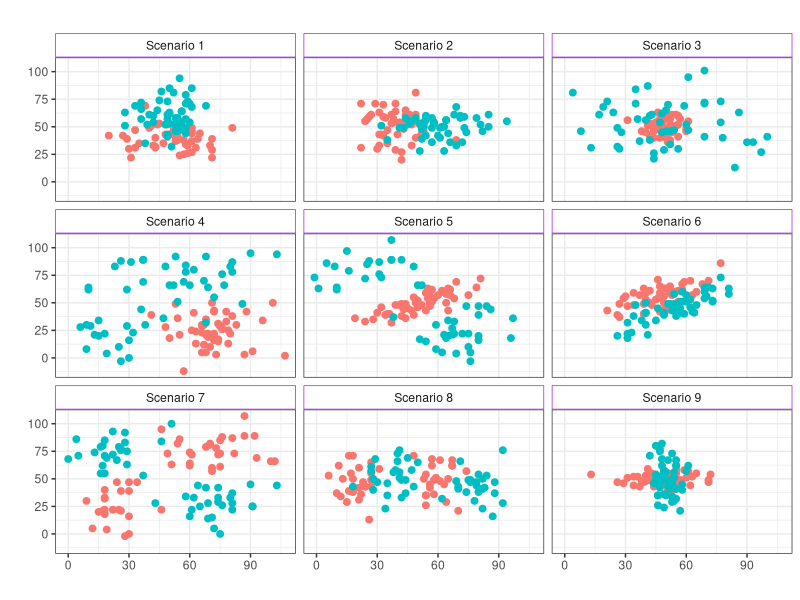
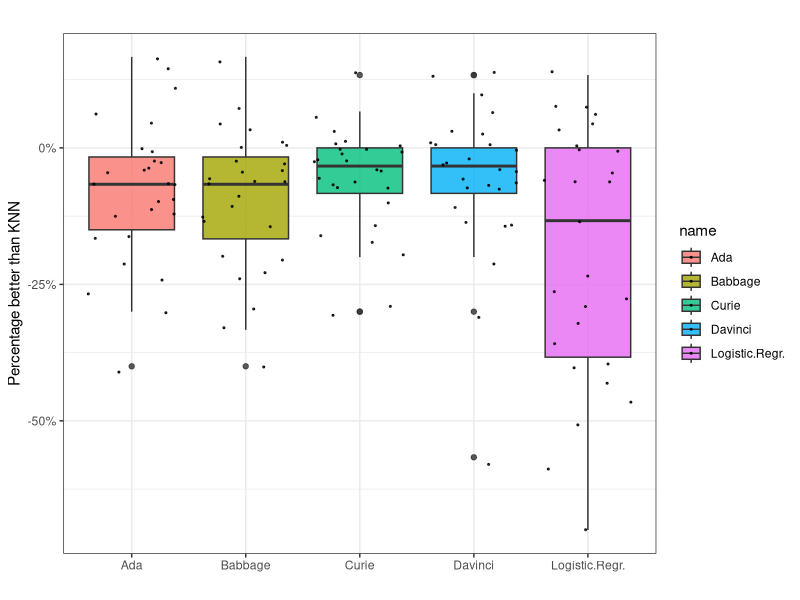
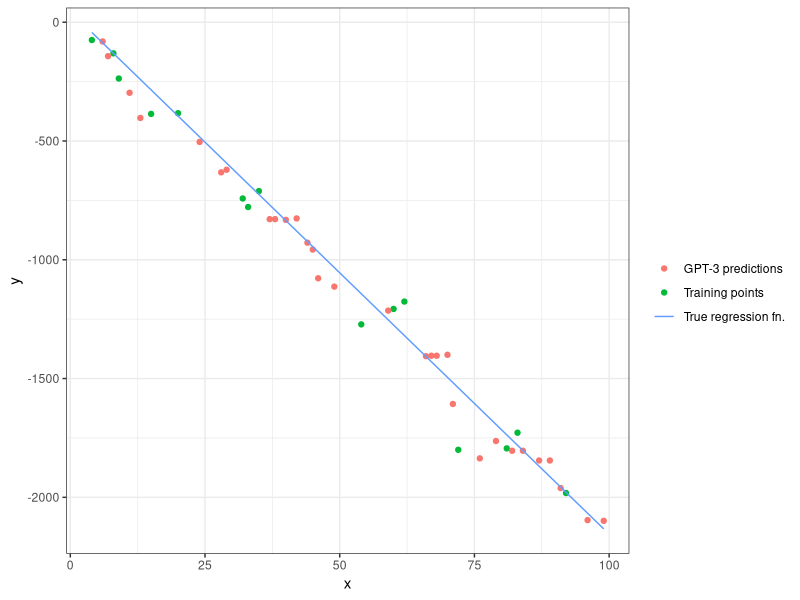
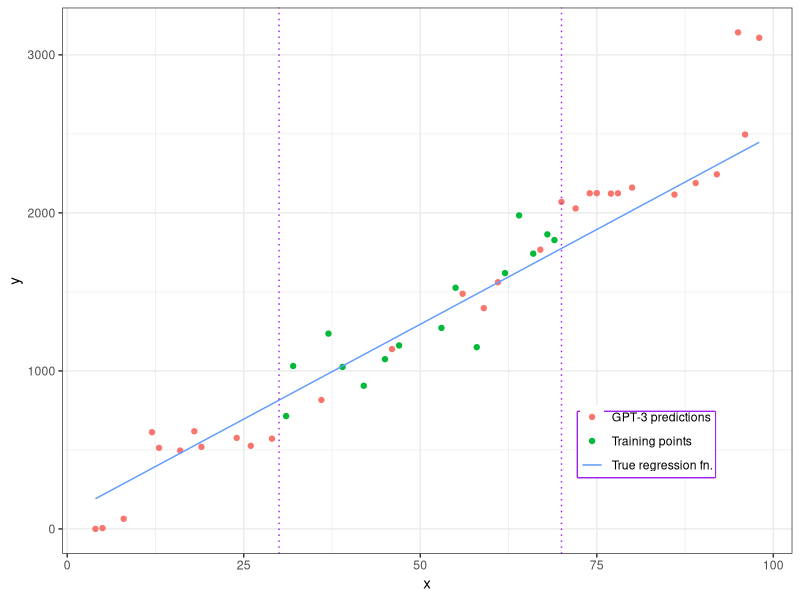
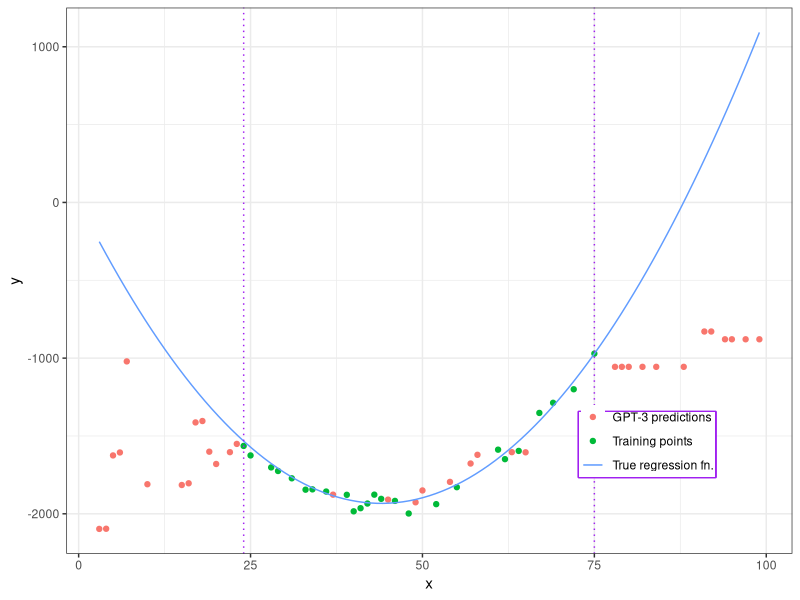
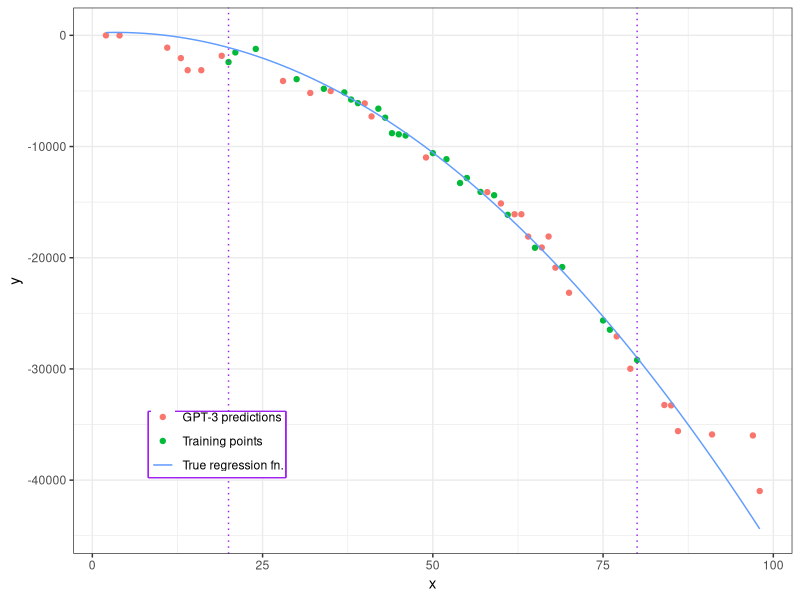

Write R code to recreate these figures, in order.
library("tidyverse")
library("lubridate")
library("tidytext")
library("scales")
library("ggridges")
library("ggrepel")
library("ggthemes")
theme_set(theme_bw())

dat <- read.csv("distribution_samples.csv",
                header= TRUE,
                stringsAsFactors = FALSE,
                sep = ",")

dat$clas <- as.character(dat$clas)
ggplot(dat, aes(x=x, y=y, color=clas)) +
  geom_point(size=2) +
  facet_wrap(~ type, ncol=3) +
  scale_color_discrete(name="Class") +
  labs(title="", x="", y="") +
    theme(legend.position = "none",
          strip.background = element_rect(colour="purple",
                                          fill="white"))

dat2 <- read.csv('differences.csv',
                 header=TRUE,
                 sep=",")
dat2 %>% pivot_longer(-X) %>%
  ggplot(aes(x=name,y=value,fill=name))+
  labs(title="", x="", y="Percentage better than KNN") +
  geom_boxplot(alpha=0.8)+ 
  geom_jitter(color="black", size=0.4, alpha=0.8)+
scale_y_continuous(labels = scales::percent)

reg1 <- read.csv('linear_model_1_input_15.csv',
                 header=TRUE,
                 sep=",")

ggplot(reg1, aes(x=x, y=y, color=from)) +
  geom_point(size=1.5) +
  geom_function(aes(colour="True regression fn."),
                fun = ~ -22*.x + 45) +
  scale_color_hue(name = "",
                  labels = c("GPT-3 predictions",
                             "Training points",
                             "True regression fn."))

reg2 <- read.csv('linear_model_2_input_15.csv',
                 header=TRUE,
                 sep=",")

ggplot(reg2, aes(x=x, y=y, color=from)) +
  geom_point(size=1.5) +
  geom_function(aes(colour="True regression fn."),
                fun = ~ 24*.x + 95) +
  scale_color_hue(labels = c("GPT-3 predictions",
                             "Training points",
                             "True regression fn.")) +
  geom_vline(xintercept=30, linetype='dotted', col = 'purple', label="Training bound") +
  geom_vline(xintercept=70, linetype='dotted', col = 'purple') +
  theme(legend.position=c(0.8, 0.2),
        legend.title=element_blank(),
        legend.box.background = element_rect(colour = "purple", size=1),
        legend.margin=margin(t=-0.18,l=0.05,b=0.0,r=0.05, unit='cm'))


reg3 <- read.csv('quadratic_model_2_input_25_smaller_variance.csv',
                 header=TRUE,
                 sep=",")

ggplot(reg3, aes(x=x, y=y, color=from)) +
  geom_point(size=1.5) +
  geom_function(aes(colour="True regression fn."),
                fun = ~ (.x**2) - 88*.x + 3) +
  scale_color_hue(labels = c("GPT-3 predictions",
                             "Training points",
                             "True regression fn.")) +
  geom_vline(xintercept=24, linetype='dotted', col = 'purple', label="Training bound") +
  geom_vline(xintercept=75, linetype='dotted', col = 'purple') +
  theme(legend.position=c(0.8, 0.2),
        legend.title=element_blank(),
        legend.box.background = element_rect(colour = "purple", size=1),
        legend.margin=margin(t=-0.18,l=0.05,b=0.0,r=0.05, unit='cm'))

reg4 <- read.csv('quadratic_model_1_input_25.csv',
                 header=TRUE,
                 sep=",")


ggplot(reg4, aes(x=x, y=y, color=from)) +
  geom_point(size=1.5) +
  geom_function(aes(colour="True regression fn."),
                fun = ~ (-5)*(.x**2) + 35*.x + 201) +
  scale_color_hue(labels = c("GPT-3 predictions",
                             "Training points",
                             "True regression fn.")) +
  geom_vline(xintercept=20, linetype='dotted', col = 'purple', label="Training bound") +
  geom_vline(xintercept=80, linetype='dotted', col = 'purple') +
  theme(legend.position=c(0.2, 0.2),
        legend.title=element_blank(),
        legend.box.background = element_rect(colour = "purple", size=1),
        legend.margin=margin(t=-0.18,l=0.05,b=0.0,r=0.05, unit='cm'))
